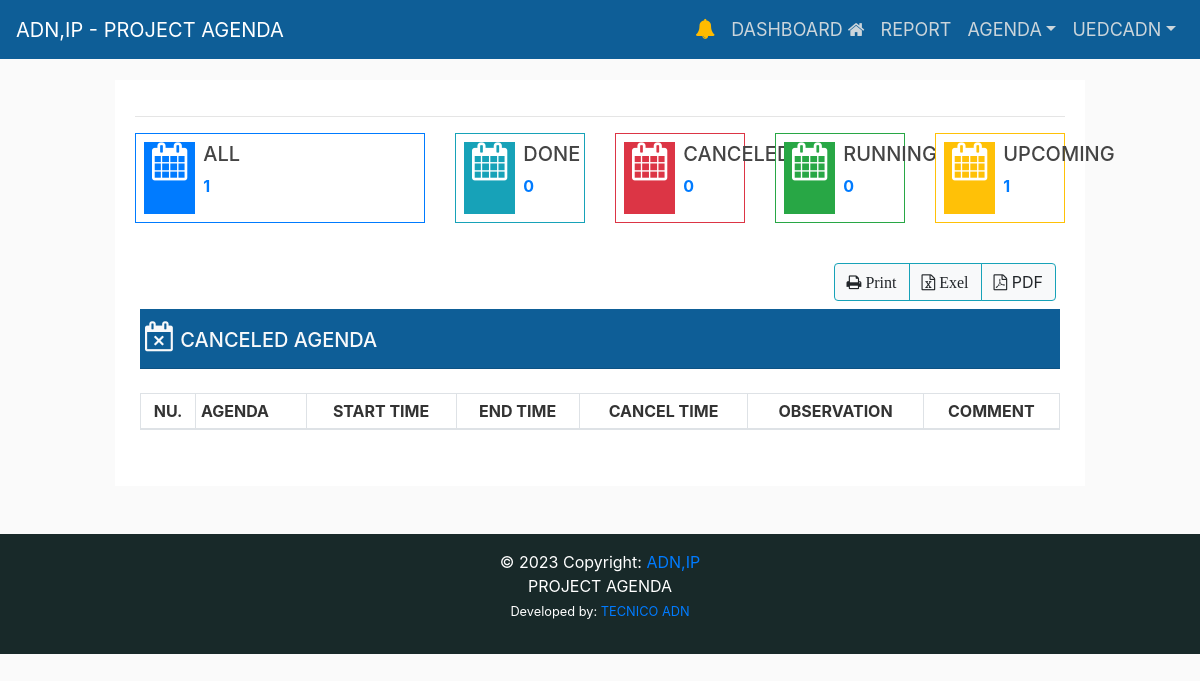
The app's page /canceled-agenda/ (signed in), older data.
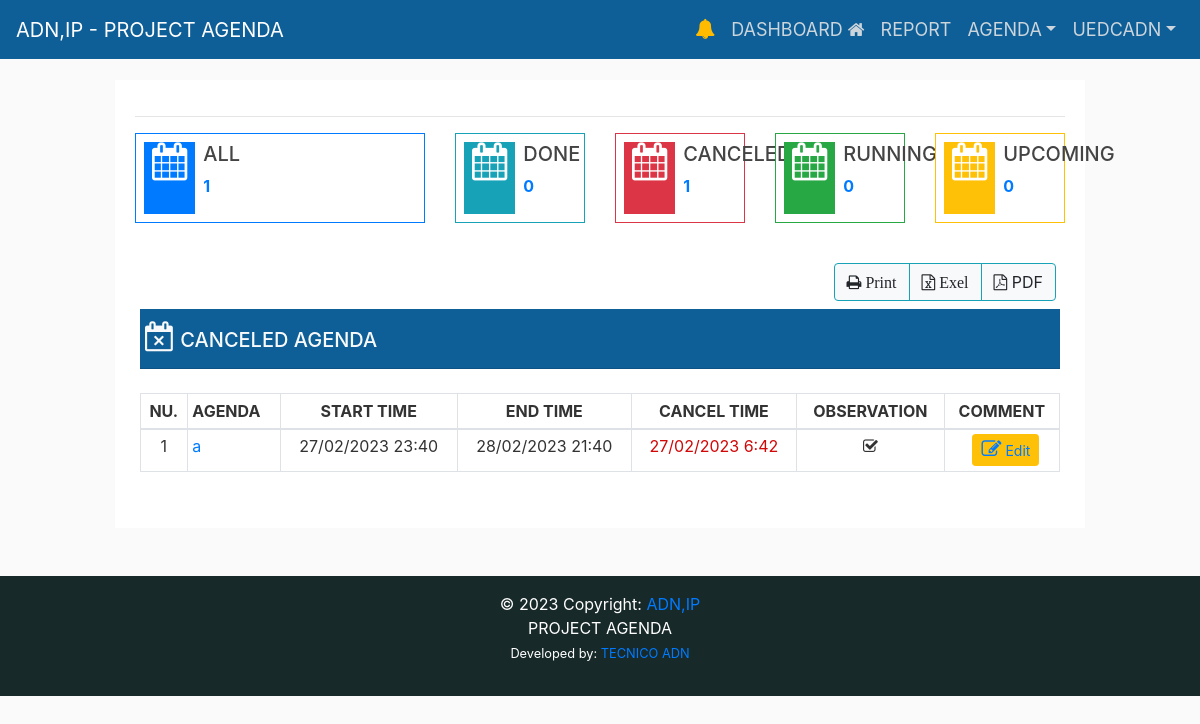
The same page, newer data.
### eventapps/event/models.py (models this page shows, shortened)
class Agenda(models.Model):
    user = models.ForeignKey(
        User, on_delete=models.CASCADE, related_name="agenda")
    title = models.CharField(
        max_length=255, unique=True, verbose_name='Agenda')
    title_slug = models.SlugField(
        max_length=255, null=False, unique=True, verbose_name='Title-Slug')
    catagenda = models.ForeignKey(
        CatAgenda, on_delete=models.CASCADE, related_name="agenda", verbose_name="Category Agenda")
    institution = models.ForeignKey(
        Institution, on_delete=models.CASCADE, related_name="agenda", verbose_name="Institution")
    start_time = models.DateTimeField()
    end_time = models.DateTimeField()
    location = models.CharField(max_length=255, null=False, blank=True)
    observation = models.TextField(null=False, blank=True)
    is_cancel = models.BooleanField(default=False)
    is_active = models.BooleanField(default=True)
    STATUS = (
        ('Pending', 'Pending'),
        ('Read', 'Read'),
    )
    status = models.CharField(max_length=20, choices=STATUS)
    created_at = models.DateTimeField(auto_now_add=True)
    updated_at = models.DateTimeField(auto_now=True)
    class Meta:
        verbose_name_plural = ("Agenda")
        ordering = ('-start_time', )

### eventapps/event/views.py (the view)
# urls.py: path('canceled-agenda/', views.canceledAgenda_list,
@login_required(login_url="/login/")
def canceledAgenda_list(request):
    context = {
    }
    return render(request, 'event/canceled_agenda.html', context)

### eventapps/templates/event/canceled_agenda.html (shortened to what the changed rows need)
{% extends "layouts/base.html" %}
{% load static %}
{% block content %}
<div class="row d-flex justify-content-center ">
  <div class="col-sm-12">
    <div class="border-info shadow-lg bg-white">
      <div class="card-body">
        <div class="row">
          <div class="col-md-6 col-lg-2">
            <div class="widget-small border border-danger d-flex justify-content-left p-2">
              <div class="pl-2">
                <a href="{%url 'canceledAgenda_list' %}">
                  <p><b>{{ canceled_agenda_count}}</b></p>
                </a>
              </div>
            </div>
          </div>
          <div class="col-md-6 col-lg-2">
            <div class="widget-small border border-warning d-flex justify-content-left p-2">
              <div class="pl-2">
                <a href="{%url 'upcomingAgenda_list' %}">
                  <p><b>{{ upcoming_agenda_count }}</b></p>
                </a>
              </div>
            </div>
          </div>
          <div class="col-md-12 pt-3">
            <div class="row">
              <div class="card-body">
                <section id='no-more-tables' class="pt-4">
                  <table class="table table-bordered  table-sm pt-3" id="example" width="100%" cellspacing="0">
                    <thead>
                      <tr>
                        <th class="text-center">NU.</th>
                        <th>AGENDA</th>
                        <th class="text-center">START TIME</th>
                        <th class="text-center">END TIME</th>
                        <th class="text-center">CANCEL TIME</th>
                        <th class='text-center'>OBSERVATION</th>
                        <th class="text-center">COMMENT</th>
                      </tr>
                    </thead>
                    <tbody>
                      {% for obj in canceled_agenda %}
                      <tr>
                        <td class="text-center">{{ forloop.counter }}</td>
                        <td data-title="Title">
                          <a href="{% url 'canceledAgenda_list_detail' title_slug=obj.title_slug %}" class="float-left">
                            {{obj.title }}</a>
                        </td>
                        <td style="text-align:center;">{{obj.start_time|date:"d/m/Y G:i" }}</td>
                        <td style="text-align:center;">{{ obj.end_time|date:"d/m/Y G:i" }}</td>
                        <td style="text-align:center;color:rgb(209, 8, 8)">
                          {{ obj.updated_at|date:"d/m/Y G:i" }}
                        </td>
                        {% if obj.observation == "" %}
                        <td class='text-center'><i class="fa fa-square-o"></i>
                        </td>
                        {% else %}
                        <td class='text-center'><i class="fa fa-check-square-o"></i>
                        </td>
                        {% endif %}
                        <td data-title="Title" style="text-align:center;">
                          {% if obj.observation == "" %}
                          <button type="button" class="btn btn-primary btn-sm ml-2">
                            <span class="fa fa-plus"></span><a class="text-white"
                              href="{% url 'commentCaAgenda_add' pk=obj.pk %}" role="button">
                              Add</a></button>
                          {% else %}
                          <button type="button" class="btn btn-warning btn-sm ml-2">
                            <a href="{% url 'commentCaAgenda_add' pk=obj.pk %}" data-toggle="tooltip" title="Edit"><i
                                class='fa fa-edit' style='font-size:20px'></i>
                              Edit</a>
                          </button>
                          {% endif %}
                      </tr>
                      {% endfor %}
                    </tbody>
                  </table>
                </section>
              </div>
            </div>
          </div>
        </div>
      </div>
    </div>
  </div>
  {% endblock %}

Row changes from the older to the newer data that the page shows:
now on this page (row edited): Agenda: title "a", start_time "27/02/2023 23:40", end_time "28/02/2023 21:40", updated_at "27/02/2023 6:42", observation "dsvacccc" (drawn)
Text that changed along with them:
{{ canceled_agenda_count }}: "0" → "1"
{{ upcoming_agenda_count }}: "1" → "0"
